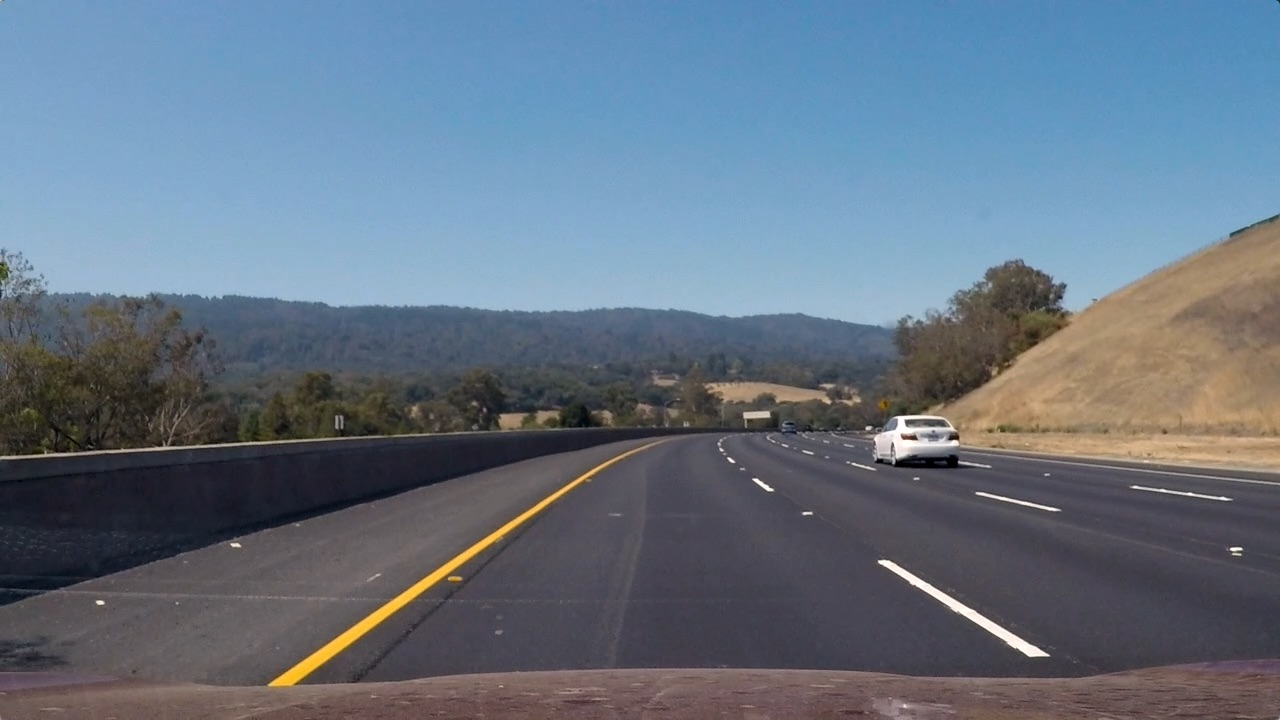
#> input picture WEEK3/Implementation2/Resources/LaneTestImage.jpg, 1280 x 720 px; its folder holds only this picture in this run
$ python -i utlis.py   (imports and definitions only)   (older library calls are emulated)
#> lines starting #> are read from the running program, lines starting #| are printed output that depends on the picture; after the words box and inside, x2 and y2 are one past the last pixel; in counts of white or black regions, pixels touching at a corner belong together
#> further down, picture is the input picture: shape (720, 1280, 3); mean B, G, R 130.7, 115.3, 101.1
import numpy as np
import cv2
import pickle

def nothing(x):
    pass

# [7 lines left out: function undistort, not called in this run]

def colorFilter(img):
    hsv = cv2.cvtColor(img,cv2.COLOR_BGR2HSV)
    lowerYellow = np.array([18,94,140])
    upperYellow = np.array([48,255,255])
    lowerWhite = np.array([0, 0, 200])
    upperWhite = np.array([255, 255, 255])
    maskedWhite= cv2.inRange(hsv,lowerWhite,upperWhite)
    maskedYellow = cv2.inRange(hsv, lowerYellow, upperYellow)
    combinedImage = cv2.bitwise_or(maskedWhite,maskedYellow)
    return combinedImage


def thresholding(img):
    imgGray = cv2.cvtColor(img, cv2.COLOR_BGR2GRAY)
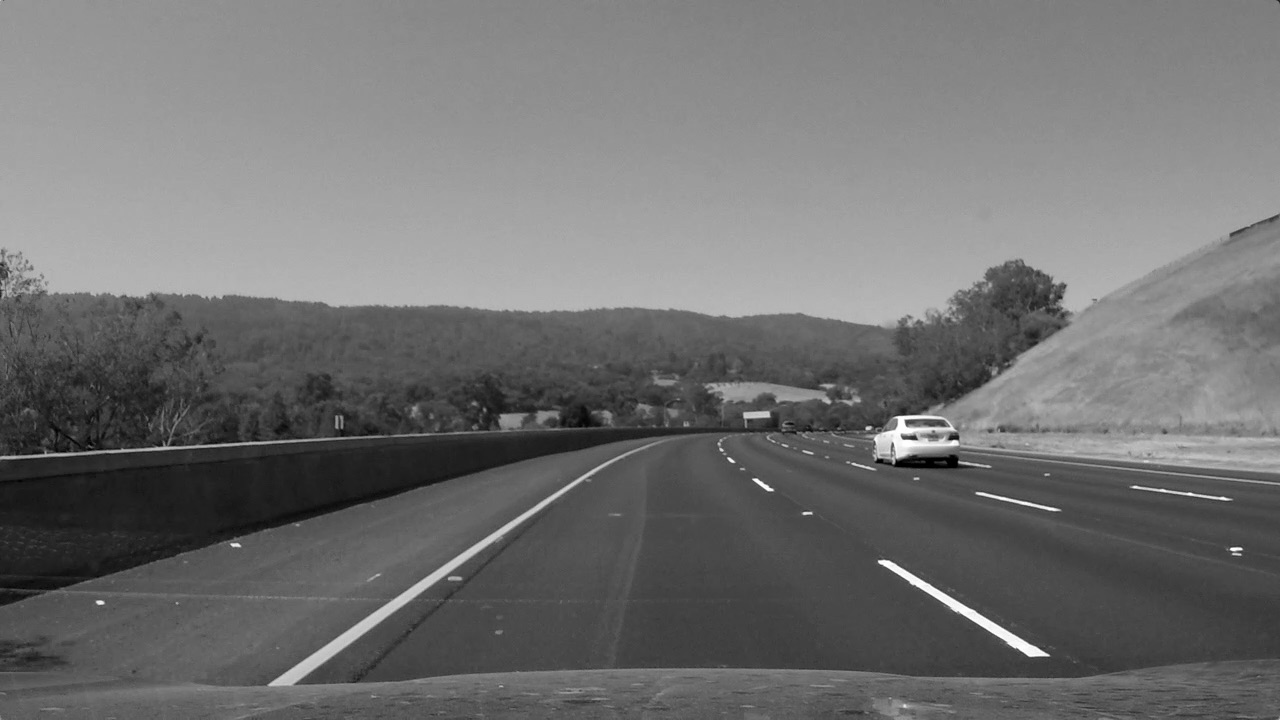
#> imgGray: shape (720, 1280); min 0, max 255, mean 112.8
    kernel = np.ones((5,5))
    imgBlur = cv2.GaussianBlur(imgGray, (5, 5), 0)
    imgCanny = cv2.Canny(imgBlur, 50, 100)
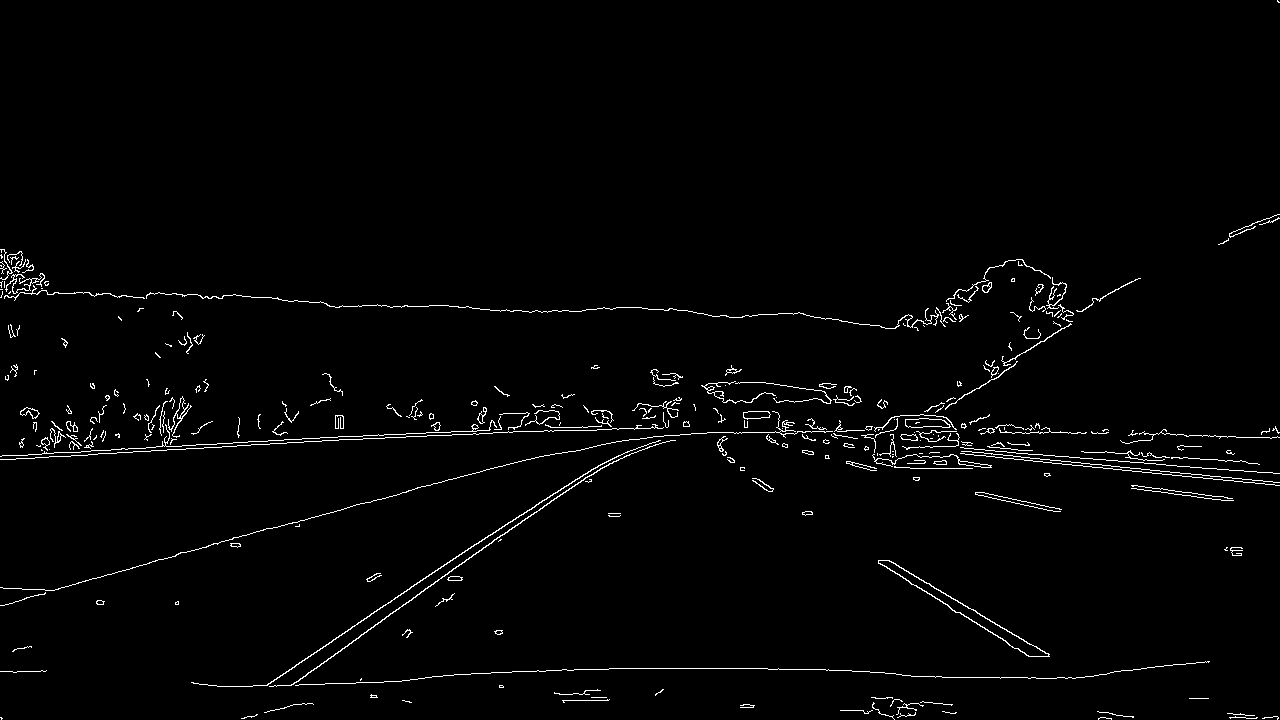
#> imgCanny: shape (720, 1280); 1.8% white in thin lines or dots
    #imgClose = cv2.morphologyEx(imgCanny, cv2.MORPH_CLOSE, np.ones((10,10)))
    imgDial = cv2.dilate(imgCanny,kernel,iterations=1)
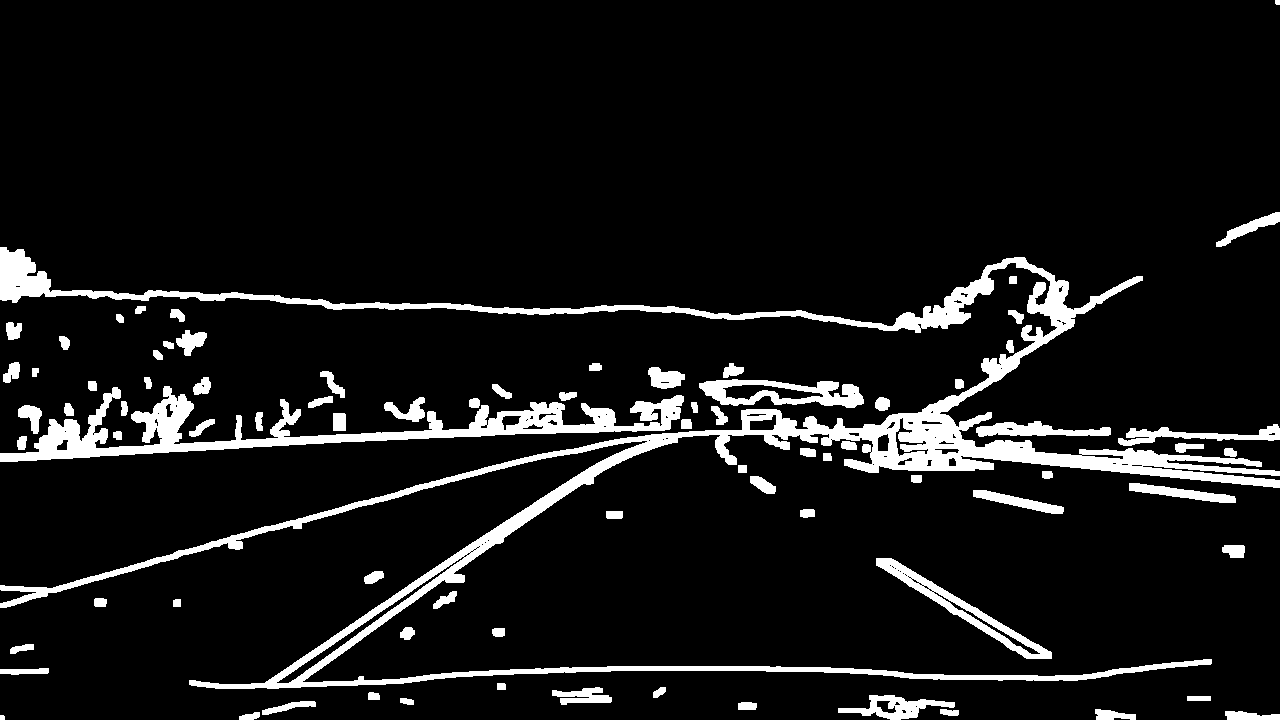
#> imgDial: shape (720, 1280); 8.5% white; 82 white regions, largest, box (x1, y1, x2, y2) and area: (0, 247, 1280, 689) 43123, (0, 386, 684, 462) 12697, (876, 558, 1052, 659) 2648
    imgErode = cv2.erode(imgDial,kernel,iterations=1)
#> imgErode: shape (720, 1280); 3.2% white; 95 white regions (22 under 20 px), largest, box (x1, y1, x2, y2) and area: (0, 249, 1280, 687) 15725, (0, 396, 682, 460) 5901, (701, 381, 862, 406) 935

    imgColor = colorFilter(img)
#> in colorFilter, `hsv = cv2.cvtColor(img,cv2.COLOR_BGR2HSV)`: hsv: shape (720, 1280, 3); mean H, S, V 94.8, 72.6, 137.9
#> in colorFilter, `maskedWhite= cv2.inRange(hsv,lowerWhite,upperWhite)`: maskedWhite: shape (720, 1280); 19.2% white; 602 white regions (551 under 20 px), largest, box (x1, y1, x2, y2) and area: (0, 56, 1280, 326) 164919, (269, 461, 612, 686) 3192, (878, 560, 1049, 657) 1584
#> in colorFilter, `maskedYellow = cv2.inRange(hsv, lowerYellow, upperYellow)`: maskedYellow: shape (720, 1280); 0.47% white; 77 white regions (71 under 20 px), largest, box (x1, y1, x2, y2) and area: (268, 467, 602, 688) 3863, (996, 421, 1036, 430) 111, (954, 414, 964, 425) 47, (448, 577, 460, 581) 43, (984, 424, 995, 433) 39, (1080, 376, 1088, 382) 28
#> in colorFilter, `combinedImage = cv2.bitwise_or(maskedWhite,maskedYellow)`: combinedImage: shape (720, 1280); 19.3% white; 674 white regions (618 under 20 px), largest, box (x1, y1, x2, y2) and area: (0, 56, 1280, 326) 164919, (268, 461, 612, 688) 3917, (878, 560, 1049, 657) 1584
    combinedImage = cv2.bitwise_or(imgColor, imgErode)
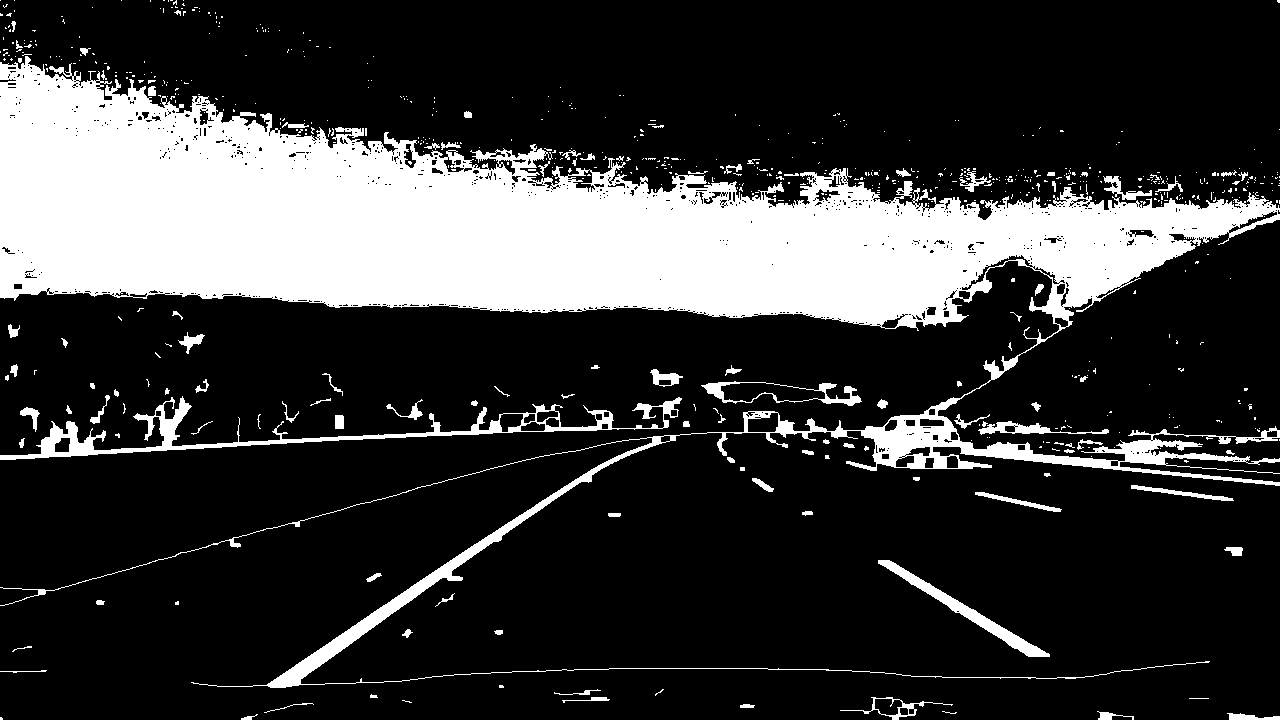
#> combinedImage: shape (720, 1280); 22.2% white; 681 white regions (577 under 20 px), largest, box (x1, y1, x2, y2) and area: (0, 56, 1280, 688) 186193, (0, 396, 682, 460) 5901, (878, 560, 1050, 657) 1939

    return combinedImage,imgCanny,imgColor

# [89 lines left out: functions initializeTrackbars, valTrackbars, drawPoints, pipeline, perspective_warp, inv_perspective_warp, not called in this run]

def get_hist(img):
    hist = np.sum(img[img.shape[0]//2:,:], axis=0)
    return hist


left_a, left_b, left_c = [], [], []
right_a, right_b, right_c = [], [], []


# [212 lines left out: functions sliding_window, get_curve, draw_lanes, textDisplay, stackImages, drawLines, not called in this run]

>>> import cv2
>>> picture = cv2.imread('LaneTestImage.jpg')
>>> result = thresholding(picture)
